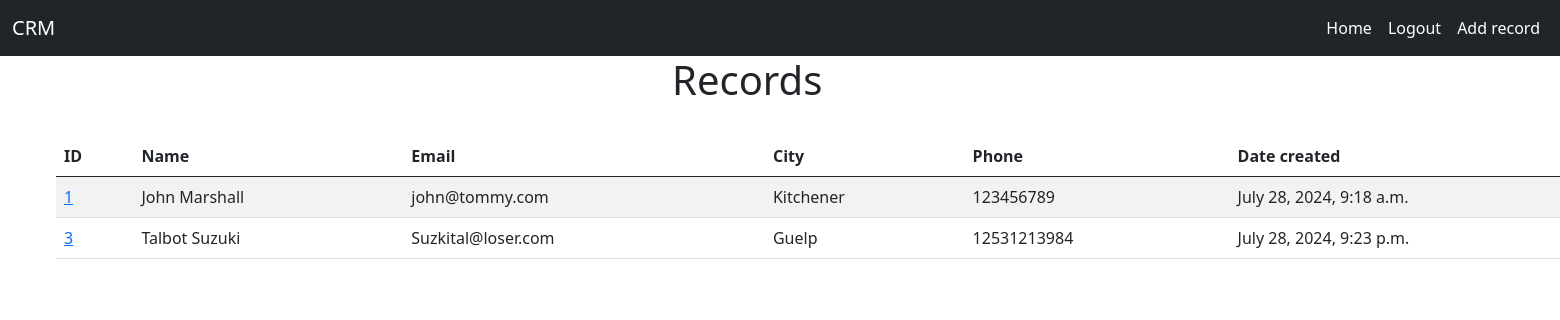
The page /main/ (signed in) on the database its author committed.
### api/models.py (models this page shows, shortened)
class Record(models.Model):
    created_at = models.DateTimeField( auto_now_add = True)
    First_Name= models.CharField( max_length = 255)
    Last_Name= models.CharField( max_length=255)
    Email = models.EmailField()
    City = models.CharField( max_length=255)
    Phone= models.CharField( max_length=255)

### api/views.py (the view)
# urls.py: path("main/" , views.mainview, name="main") ,
def mainview(request):
    records=Record.objects.all()
    return render(request, "api/main.html", {"records":records})

### api/templates/api/main.html
{% extends 'api/base.html' %}
{% block content %}
{% if user.is_authenticated %}
    <h1 class="rtitle"> Records </h1><br/>
<table class="table table-striped" id="ttable">
    <thead>
      <tr>
        <th scope="col"> ID </th>
        <th scope="col">Name</th>
        <th scope="col">Email</th>
        <th scope="col">City</th>
        <th scope="col">Phone</th>
        <th scope="col"> Date created</th>
      </tr>
    </thead>
    <tbody>
    {% if records %}
        {% for record in  records %}
            <tr>
                <td><a href="{% url 'record' record.id %}">{{ record.id }}</a></td>
                <td>{{ record.First_Name }} {{ record.Last_Name }}</td>
                <td>{{ record.Email }}</td>
                <td>{{ record.City }}</td>
                <td>{{ record.Phone }}</td>
                <td>{{ record.created_at }}</td>
            </tr>
        {% endfor %}
    {% endif %}
    </tbody>
</table>
{% endif %}
{% endblock %}

### api/templates/api/base.html (shortened to what this page needs)
<!DOCTYPE html>
<html lang="en">
<head>
    <link href="https://cdn.jsdelivr.net/npm/bootstrap@5.0.2/dist/css/bootstrap.min.css" rel="stylesheet">
    {% load static %}
    <link href="{% static 'css/index.css' %}" rel="stylesheet" type="text/css">
</head>
<body>
    {% include 'api/navbar.html' %}
        {% block content %}{% endblock %}
</body>
</html>

### api/templates/api/navbar.html (shortened to what this page needs)
<!DOCTYPE html>
<html lang="en">
<head>
</head>
<body>
    <nav class="navbar navbar-expand-lg navbar-light bg-dark">
        <div class="container-fluid">
          <a class="navbar-brand text-white" href="#">CRM </a>
          <div class="navmenu">
            <ul class="navbar-nav">
              <li class="nav-item">
                <a class="nav-link active text-white" aria-current="page" href="#">Home</a>
              </li>
              {% if user.is_authenticated %}
              <li class="nav-item">
                <a class="nav-link text-white" href="{% url 'logout' %}">Logout</a>
              </li>
              <li class="nav-item">
                <a class="nav-link text-white" href="{% url 'add' %}">Add record</a>
              </li>
              {% endif %}
            </ul>
          </div>
        </div>
      </nav>
</body>
</html>

### api/static/css/index.css (style rules this page uses)
#ttable { width:100rem; margin-left: 3.5rem; }
.rtitle { margin-left: 42rem; }

### rows shown on the page
Record: id "1", First_Name "John", Last_Name "Marshall", Email "john@tommy.com", City "Kitchener", Phone "123456789", created_at "July 28, 2024, 9:18 a.m."
Record: id "3", First_Name "Talbot", Last_Name "Suzuki", Email "Suzkital@loser.com", City "Guelp", Phone "12531213984", created_at "July 28, 2024, 9:23 p.m."
